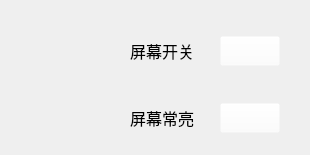
      <widget class="QWidget" name="tab_4">
       <attribute name="icon">
        <iconset resource="res.qrc">
         <normaloff>:/icon/img/icon2.png</normaloff>:/icon/img/icon2.png</iconset>
       </attribute>
       <attribute name="title">
        <string/>
       </attribute>
       <attribute name="toolTip">
        <string>屏幕</string>
       </attribute>
       <widget class="QWidget" name="gridLayoutWidget_8">
        <property name="geometry">
         <rect>
          <x>90</x>
          <y>25</y>
          <width>211</width>
          <height>121</height>
         </rect>
        </property>
        <layout class="QGridLayout" name="gridLayout_8">
         <item row="0" column="1">
          <widget class="QLabel" name="label_28">
           <property name="sizePolicy">
            <sizepolicy hsizetype="Fixed" vsizetype="Fixed">
             <horstretch>0</horstretch>
             <verstretch>0</verstretch>
            </sizepolicy>
           </property>
           <property name="font">
            <font>
             <family>黑体</family>
             <pointsize>12</pointsize>
            </font>
           </property>
           <property name="frameShape">
            <enum>QFrame::NoFrame</enum>
           </property>
           <property name="frameShadow">
            <enum>QFrame::Sunken</enum>
           </property>
           <property name="text">
            <string>屏幕开关</string>
           </property>
           <property name="alignment">
            <set>Qt::AlignRight|Qt::AlignTrailing|Qt::AlignVCenter</set>
           </property>
          </widget>
         </item>
         <item row="1" column="0">
          <spacer name="verticalSpacer_14">
           <property name="orientation">
            <enum>Qt::Vertical</enum>
           </property>
           <property name="sizeType">
            <enum>QSizePolicy::Fixed</enum>
           </property>
           <property name="sizeHint" stdset="0">
            <size>
             <width>20</width>
             <height>20</height>
            </size>
           </property>
          </spacer>
         </item>
         <item row="0" column="2">
          <widget class="QPushButton" name="pushButton_6">
           <property name="minimumSize">
            <size>
             <width>60</width>
             <height>30</height>
            </size>
           </property>
           <property name="maximumSize">
            <size>
             <width>60</width>
             <height>30</height>
            </size>
           </property>
           <property name="styleSheet">
            <string notr="true">background-color: rgba(255, 255, 255, 0);</string>
           </property>
           <property name="text">
            <string/>
           </property>
           <property name="icon">
            <iconset resource="res.qrc">
             <normaloff>:/icon/img/close.png</normaloff>
             <normalon>:/icon/img/open.png</normalon>:/icon/img/close.png</iconset>
           </property>
           <property name="iconSize">
            <size>
             <width>60</width>
             <height>60</height>
            </size>
           </property>
           <property name="checkable">
            <bool>true</bool>
           </property>
          </widget>
         </item>
         <item row="2" column="1">
          <widget class="QLabel" name="label_29">
           <property name="font">
            <font>
             <family>黑体</family>
             <pointsize>12</pointsize>
            </font>
           </property>
           <property name="frameShape">
            <enum>QFrame::NoFrame</enum>
           </property>
           <property name="frameShadow">
            <enum>QFrame::Sunken</enum>
           </property>
           <property name="text">
            <string>屏幕常亮</string>
           </property>
           <property name="alignment">
            <set>Qt::AlignRight|Qt::AlignTrailing|Qt::AlignVCenter</set>
           </property>
          </widget>
         </item>
         <item row="2" column="2">
          <widget class="QPushButton" name="pushButton_4">
           <property name="minimumSize">
            <size>
             <width>60</width>
             <height>30</height>
            </size>
           </property>
           <property name="maximumSize">
            <size>
             <width>60</width>
             <height>30</height>
            </size>
           </property>
           <property name="styleSheet">
            <string notr="true">background-color: rgba(255, 255, 255, 0);</string>
           </property>
           <property name="text">
            <string/>
           </property>
           <property name="icon">
            <iconset resource="res.qrc">
             <normaloff>:/icon/img/close.png</normaloff>
             <normalon>:/icon/img/open.png</normalon>:/icon/img/close.png</iconset>
           </property>
           <property name="iconSize">
            <size>
             <width>60</width>
             <height>60</height>
            </size>
           </property>
           <property name="checkable">
            <bool>true</bool>
           </property>
          </widget>
         </item>
        </layout>
       </widget>
      </widget>
